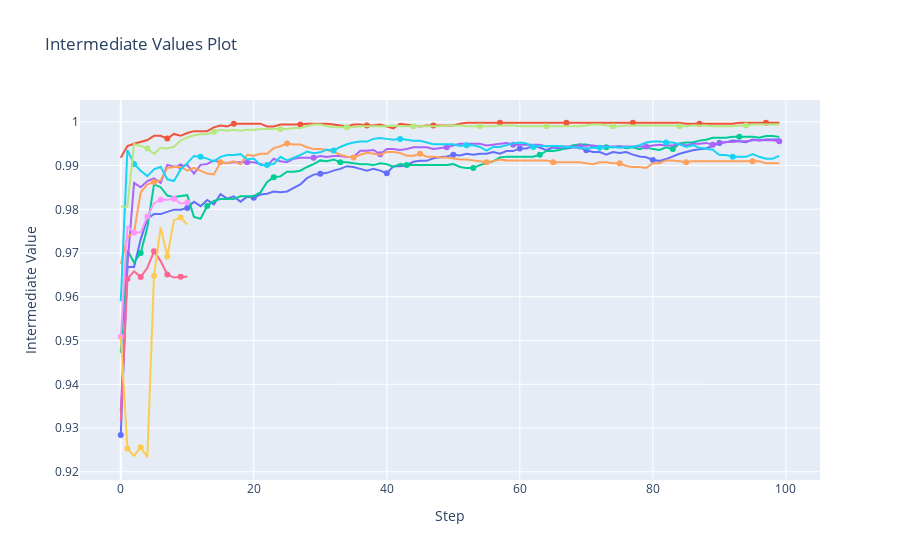

This figure's notebook cell:
### Code cell
plot_intermediate_values(study)
